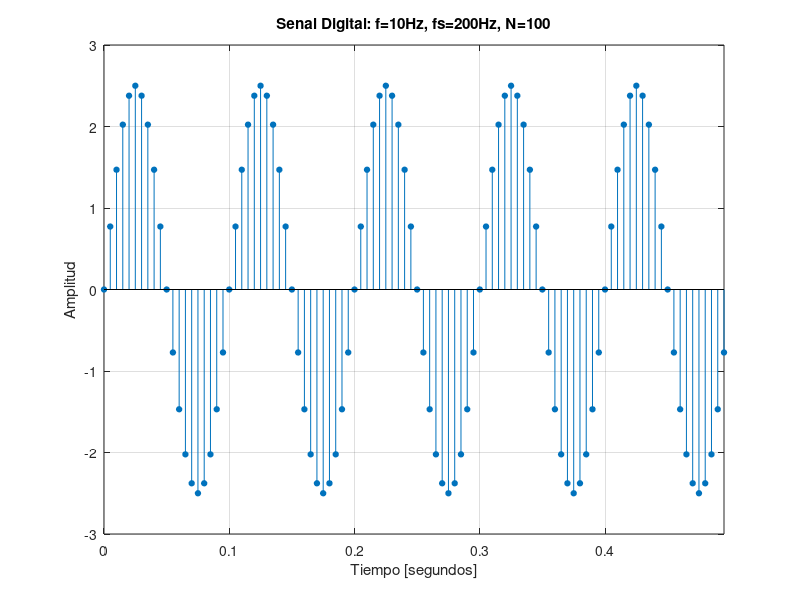

This chart was generated by the following MATLAB code:
% --- PUNTO 2: SENAL PARAMETRIZADA POR MUESTRAS ---

% 1. Definicion de parametros (Puedes cambiar estos valores)
A = 2.5;            % Amplitud (Altura de la onda)
f = 10;             % Frecuencia de la senal en Hz (10 ciclos por segundo)
fs = 200;           % Frecuencia de muestreo en Hz (puntos por segundo)
N = 100;            % Cantidad de muestras del registro (puntos totales)

% 2. Generacion de los ejes
% El intervalo entre muestras es 1/fs
% Creamos un vector de 0 hasta N-1 muestras
n = 0 : N-1;
t = n / fs;         % Tiempo real en segundos para cada muestra

% 3. Generacion de la senal
% Formula: A * sin(2 * pi * f * t)
s_digital = A * sin(2 * pi * f * t);

% 4. Graficacion
figure(2);

% Usamos 'stem' porque es la forma correcta de representar
% una senal "digital" o discreta (puntos con palitos)
stem(t, s_digital, 'filled', 'MarkerSize', 4);

% Configuracion del grafico
title(['Senal Digital: f=', num2str(f), 'Hz, fs=', num2str(fs), 'Hz, N=', num2str(N)]);
xlabel('Tiempo [segundos]');
ylabel('Amplitud');
grid on;

% Limitar el eje X para que se vea ordenado
xlim([0, t(end)]);
